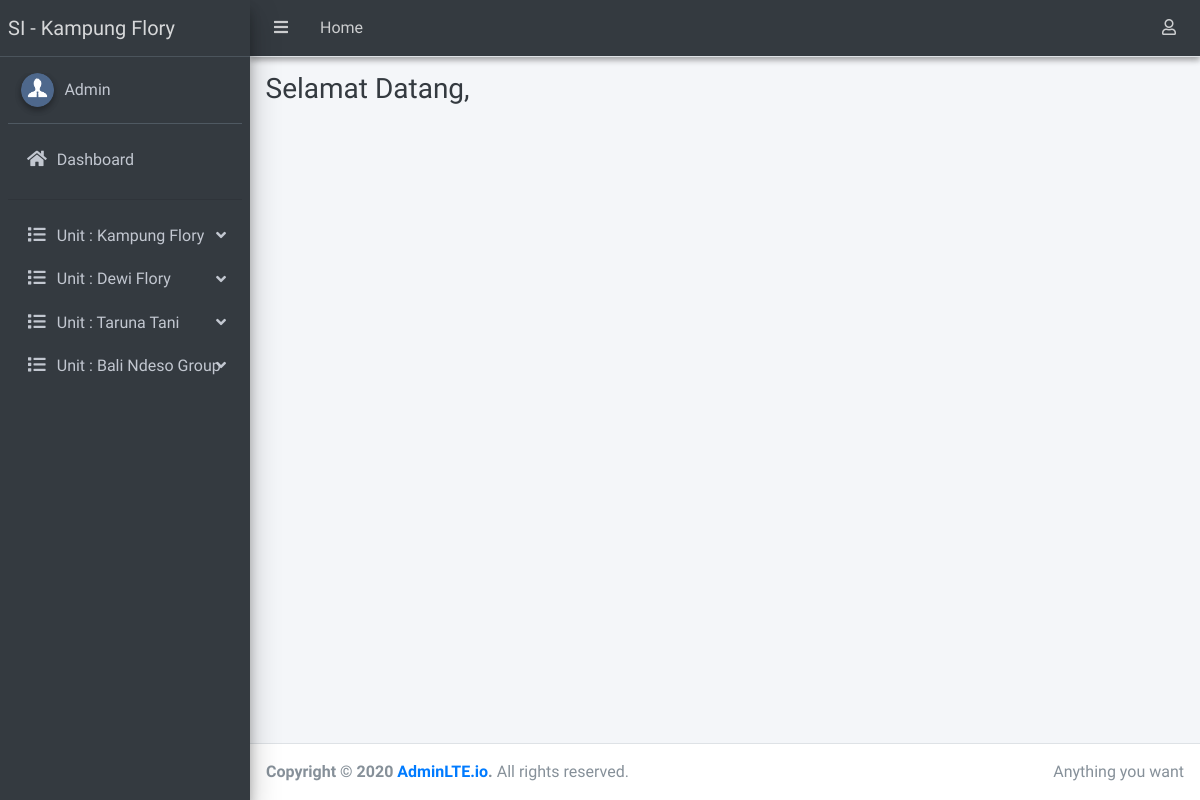
/admin/index.php, run on an earlier commit of the app's database.
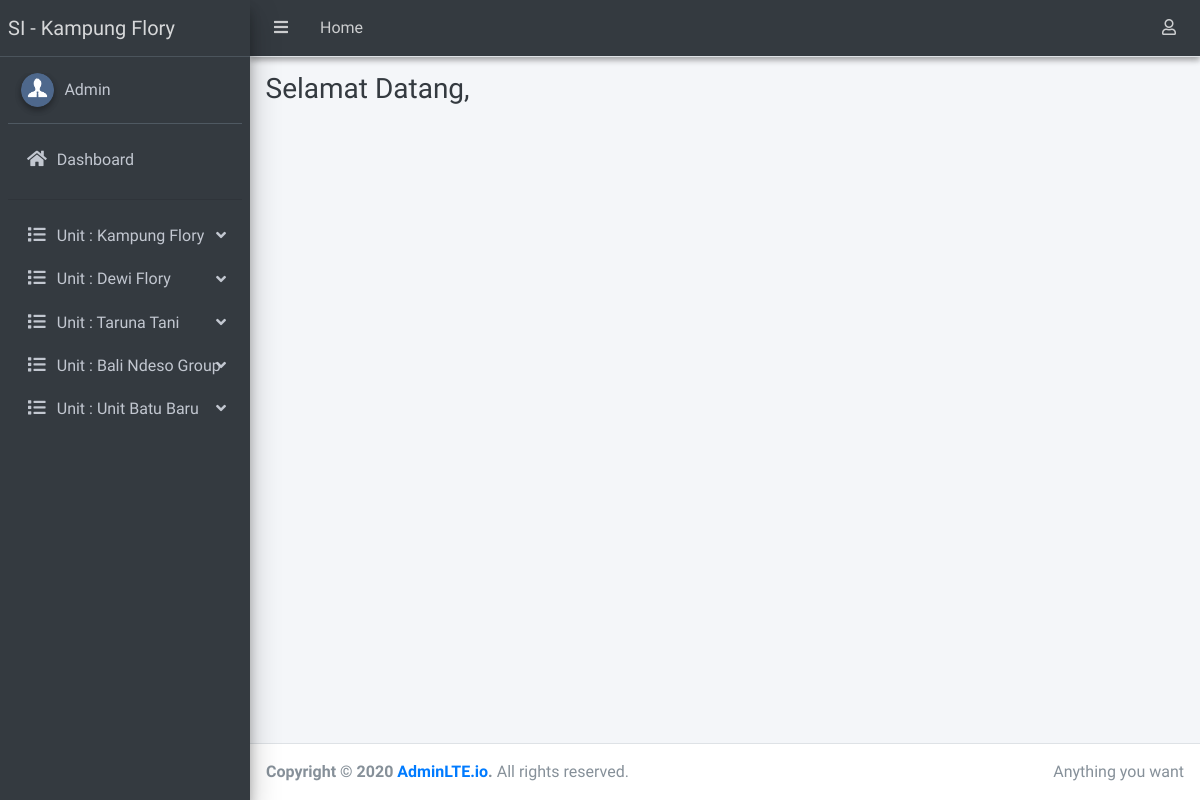
And on a later commit of the database.
### tables this page shows
CREATE TABLE `tb_unit` (
  `id_unit` int(11) NOT NULL,
  `nama_unit` varchar(30) DEFAULT NULL,
  `jenis_usaha` varchar(100) DEFAULT NULL
);

### admin/_menu.php (the view, shortened to what this page needs)
<li class="nav-item">
	<a href="?hal=beranda" class="nav-link">
		<i class="nav-icon fas fa-home"></i>
		<p> Dashboard </p>
	</a>
</li>
<li class="nav-item">
	<hr>
</li>
<?php
$query="SELECT * from tb_unit";
$result=$mysqli->query($query);
$num_result=$result->num_rows;
if ($num_result > 0 ) {
	while ($data=mysqli_fetch_assoc($result)) {
		extract($data);  ?>
		<li class="nav-item has-treeview">
			<a href="#" class="nav-link">
				<i class="nav-icon fas fa-list"></i>
				<p>
					Unit : <?=$nama_unit;?>
					<i class="fas fa-angle-down right"></i>
				</p>
			</a>
		</li>
		<?php } } ?>

### admin/index.php (shortened to what this page needs)
<?php
require_once '../setting/koneksi.php';
if(isset($_SESSION['admin'])){
  ?>
  <!DOCTYPE html>
<html lang="en">
<head>
  <link rel="stylesheet" href="../assets/plugins/fontawesome-free/css/all.min.css">
  <link rel="stylesheet" href="../assets/dist/css/adminlte.min.css">
  <link rel="stylesheet" href="../assets/plugins/datatables-bs4/css/dataTables.bootstrap4.css">
  <link rel="stylesheet" href="../assets/plugins/select2/css/select2.min.css">
  <link rel="stylesheet" href="../assets/plugins/select2-bootstrap4-theme/select2-bootstrap4.min.css">
  <link rel="stylesheet" href="../assets/plugins//sweetalert2/sweetalert2.min.css">
</head>
<body class="hold-transition sidebar-mini">
  <div class="wrapper">
    <nav class="main-header navbar navbar-expand navbar-dark elevation-2 navbar-light">
      <ul class="navbar-nav">
        <li class="nav-item">
          <a class="nav-link" data-widget="pushmenu" href="#"><i class="fas fa-bars"></i></a>
        </li>
        <li class="nav-item d-none d-sm-inline-block">
          <a href="index3.html" class="nav-link">Home</a>
        </li>
      </ul>
      <ul class="navbar-nav ml-auto">
        <li class="nav-item dropdown">
          <a class="nav-link" data-toggle="dropdown" href="#">
            <i class="far fa-user"></i>
          </a>
        </li>
      </ul>
    </nav>
    <aside class="main-sidebar sidebar-dark-primary elevation-4">
      <a href="#" class="brand-link">
        <span class="brand-text font-weight-light">SI - Kampung Flory</span>
      </a>
      <div class="sidebar">
        <div class="user-panel mt-3 pb-3 mb-3 d-flex">
          <div class="image">
            <img src="../assets/dist/img/user2-160x160.jpg" class="img-circle elevation-2" alt="User Image">
          </div>
          <div class="info">
            <a href="#" class="d-block">Admin</a>
          </div>
        </div>
        <nav class="mt-2">
          <ul class="nav nav-pills nav-sidebar flex-column" data-widget="treeview" role="menu" data-accordion="false">
           <?php include('_menu.php'); ?>
         </ul>
       </nav>
     </div>
   </aside>
   <div class="content-wrapper">
    <?php
    $hal = @$_GET['hal'];
    $modul = "";
    $default = $modul."beranda.php";
    if(!$hal){
      require_once "$default";
    }
    ?>
  </div>
  <footer class="main-footer">
    <div class="float-right d-none d-sm-inline">
      Anything you want
    </div>
    <strong>Copyright &copy; 2020 <a href="https://adminlte.io">AdminLTE.io</a>.</strong> All rights reserved.
  </footer>
</div>
</body>
</html>
<?php
}else{
  echo "<script>window.location='../index.php';</script>";
}
?>

### admin/beranda.php (shortened to what this page needs)
<div class="content-header">
	<div class="container-fluid">
		<div class="row mb-2">
			<div class="col-sm-6">
				<h3 class="m-0 text-dark">Selamat Datang, <?=$_SESSION['admin_status'];?> </h3>
			</div>
		</div>
	</div>
</div>

What changed in the data, as far as the page shows it:
added tb_unit: nama_unit "Unit Batu Baru"
